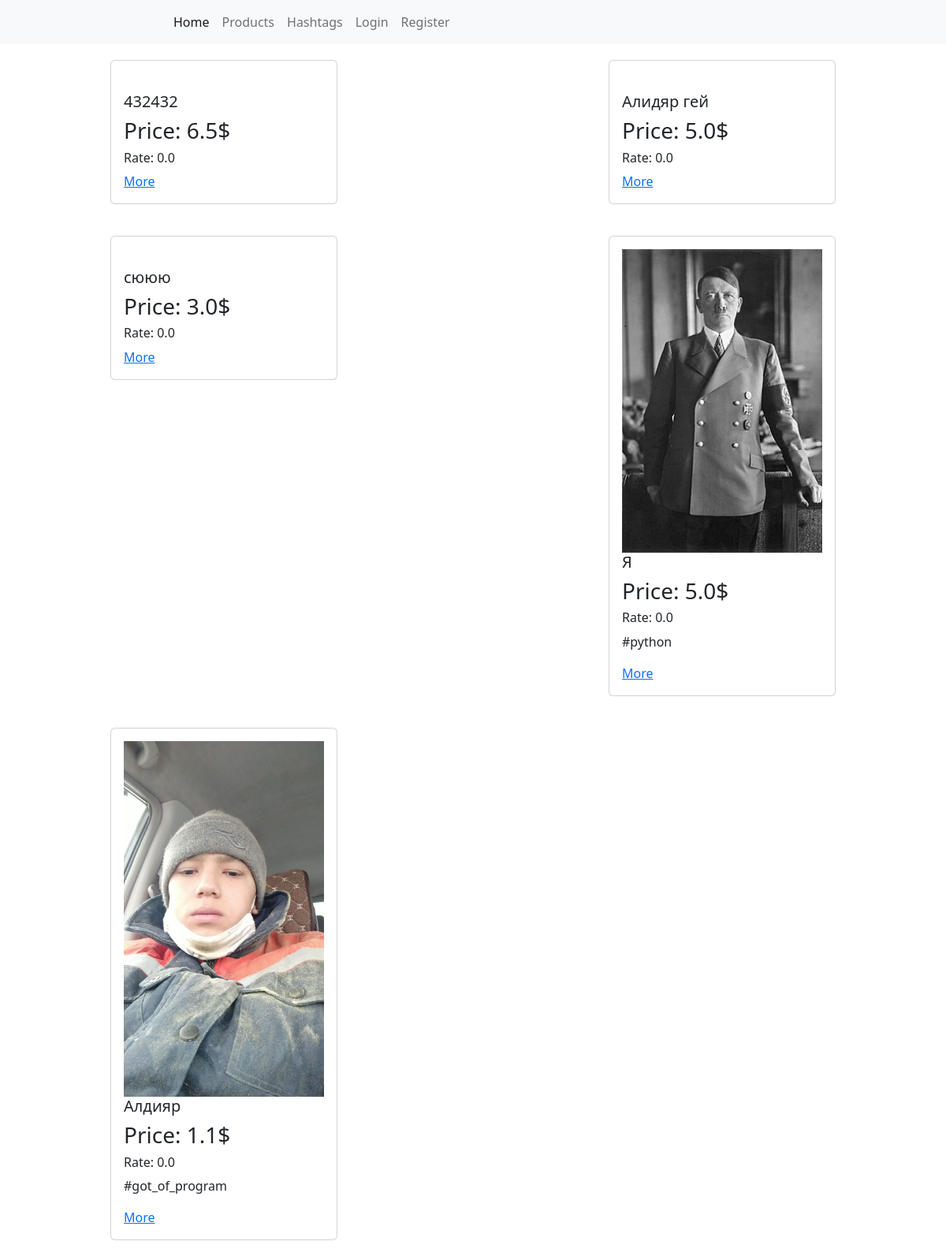
Screenshot of /products/ with the database file from the repository.
### products/models.py (models this page shows, shortened)
class Product(models.Model):
    image = models.ImageField(blank=True, null=True)
    title = models.CharField(max_length=255)
    description = models.TextField()
    rating = models.FloatField(default=0.0)
    created_date = models.DateField(auto_now_add=True)
    modified_date = models.DateField(auto_now=True)
    price = models.FloatField(default=0.0)
    hashtags = models.ManyToManyField(Hashtag)

class Hashtag(models.Model):
    title = models.CharField(max_length=55)

### products/views.py (the view)
# urls.py: path('products/', products_view),
def products_view(request):
    if request.method == 'GET':
        tovary = Product.objects.all()
        context = {
            'products': [
                {
                    'id': tovar.id,
                    'title': tovar.title,
                    'image': tovar.image,
                    'rating': tovar.rating,
                    'price': tovar.price,
                    'hashtags': tovar.hashtags.all()
                } for tovar in tovary
            ],
            'user': request.user
        }
        return render(request, 'products/products.html', context=context)

### templates/products/products.html
{% extends 'layouts/index.html' %}
{% load static %}
{% block head %}
    <link rel="stylesheet" href="{% static 'products.css' %}">
{% endblock %}
{% block content %}
    <div class="products">
        {% for product in products %}
            <div class="product_block">
                <div class="card" style="width: 18rem;">
                    <div class="card-body">
                        <img class="product_image" src="/media/{{ product.image }}" alt="">
                        <h5 class="card-title">{{ product.title }}</h5>
                        <h3 class="card-title">Price: {{ product.price }}$</h3>
                        <h6 class="card-title">Rate: {{ product.rating }}</h6>
                        {% for hashtag in product.hashtags %}
                            <p>{{ hashtag.title }}</p>
                        {% endfor %}
                        <a href="/products/{{ product.id }}/" class="card-link">More</a>
                    </div>
                </div>
            </div>
        {% endfor %}
    </div>
{% endblock %}

### templates/layouts/index.html (shortened to what this page needs)
{% load static %}
<!DOCTYPE html>
<html lang="en">
<head>
    <link rel="stylesheet" href="https://cdn.jsdelivr.net/npm/bootstrap@5.2.3/dist/css/bootstrap.min.css">
    {% block head %}
    {% endblock %}
</head>
<body>
    <nav class="navbar navbar-expand-lg bg-light">
  <div class="container-fluid">
    <div class="collapse navbar-collapse" id="navbarNav">
      <ul class="navbar-nav">
        <li class="nav-item">
          <a class="nav-link active" aria-current="page" href="/">Home</a>
        </li>
        <li class="nav-item">
          <a class="nav-link" href="/products">Products</a>
        </li>
        <li class="nav-item">
          <a class="nav-link" href="/hashtags">Hashtags</a>
        </li>
        {% if user.is_anonymous %}
            <li class="nav-item">
              <a class="nav-link" href="/users/login/">Login</a>
            </li>
            <li class="nav-item">
              <a class="nav-link" href="/users/register/">Register</a>
            </li>
        {% endif %}
      </ul>
    </div>
  </div>
</nav>
{% block content %}
{% endblock %}
</body>
</html>

### static/products.css (style rules this page uses)
.products { display: flex; justify-content: space-between; width: 80%; margin-left: 10%; flex-wrap: wrap; }
.product_block { margin: 20px; }
.product_image { width: 100%; }

### rows the page displays
Product: title "432432", price "6.5", rating "0.0"
Product: title "Алидяр гей", price "5.0", rating "0.0"
Product: title "сююю", price "3.0", rating "0.0"
Product: image (picture), price "5.0", rating "0.0"
Hashtag: title "#python"
Product: image (picture), title "Алдияр", price "1.1", rating "0.0"
Hashtag: title "#got_of_program"

### other values shown
{{ product.title }} "Я"
